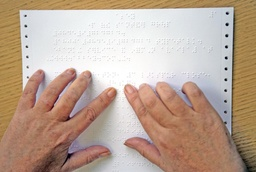
#> input picture images/1.jpg, 256 x 172 px, shrunk from 1200 x 804 before the run
$ jupyter execute BrailleTextTranslator.ipynb   (older library calls are emulated)
#> lines starting #> are read from the running program, lines starting #| are printed output that depends on the picture; after the words box and inside, x2 and y2 are one past the last pixel; in counts of white or black regions, pixels touching at a corner belong together; long printed decimals are rounded
# Braille Text Translator

## 1. Transform original image into binary matrix

### Import initial libraries

[cell 1]
import imageio
import numpy as np
import matplotlib.pyplot as plt

### Add utilitary functions used for the program

[cell 2]
# normalizes image pixels between 0 and 255
def normalize(img):
	imin = np.min(img)
	imax = np.max(img)

	return (((img - imin)/(imax - imin)) * 255).astype(np.float)

def printImage(img):
  plt.figure(figsize=(16,8))
  plt.imshow(mat, cmap="gray", vmin=0, vmax=255)


def printImage2(img):
  plt.figure(figsize=(16,8))
  plt.imshow(mat, cmap="gray")

[cell 3]
# Apply laplacian filter with image I
def LaplacianFilter(I):
  J = np.empty(I.shape, dtype=np.float)
  N, M = I.shape
  for i in range(N):
    for j in range(M):
      if i > 0 and i+1 < N and j > 0 and j+1 < M:
        J[i, j] = I[i-1, j] + I[i+1, j] + I[i, j-1] + I[i, j + 1] + I[i+1, j+1] + I[i-1, j-1] + I[i-1, j+1] + I[i+1, j-1] - 8 * I[i, j]
      else:
        J[i, j] = I[i, j]
  return J

[cell 4]
# applies mean filter to image I
def MeanFilter(I, n):
	m = n//2
	J = np.empty(I.shape, dtype=np.float) # the answer
	N, M = I.shape
	I = np.pad(I, ((m, m), (m, m)), 'symmetric')
	for	i in range(N):
		for j in range(M):
			# copies the matrix to sub
			sub = I[i+m:(i+m+n), j+m:(j+m+n)]
			J[i, j] = np.median(np.ravel(sub)) # get median of the linearized list
	return J

[cell 5]
# Power transformation on the image, to enhance the pixels with least intensity
def gammaCorrection(I):
  J = np.empty(I.shape, dtype=np.float) # the answer
  N, M = I.shape
  for i in range(N):
    for j in range(M):
      J[i, j] = 10 * (I[i, j] ** (0.5))
  return J

### Transforming image

[cell 6]
filename = str(input()).rstrip() # filename of the input image
#> the answer given: images/1.jpg
image = imageio.imread(filename)
#> image is the input picture: shape (172, 256, 3); mean R, G, B 189.8, 167.1, 151.3
matrix = np.array(image, copy=True, dtype=np.float)

N, M, _ = matrix.shape
#> N = 172; M = 256

# Transform RGB to gray scale
for i in range(N):
  for j in range(M):
    matrix[i, j, 0] = matrix[i, j, 0] * 0.2989 + matrix[i, j, 1] * 0.5870 + matrix[i, j, 2] * 0.1140
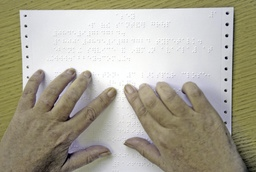
#> matrix: shape (172, 256, 3) float64; mean R, G, B 172.1, 167.1, 151.3

matrix = matrix[:, :, 0:1].squeeze()
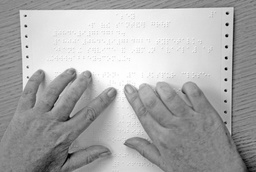
#> matrix: shape (172, 256) float64; min 0.57, max 255, mean 172.1

# Plot original image
mat = matrix.astype(np.uint8)
printImage(mat)

print(np.min(matrix))
#| 0.57
print(np.max(matrix))
#| 254.974

matrix = normalize(matrix)
#> in normalize, `imin = np.min(img)`: imin = 0.57
#> in normalize, `imax = np.max(img)`: imax = 255
mat = matrix.astype(np.uint8)
printImage(mat)

matrix = gammaCorrection(matrix)
#> after the loop in gammaCorrection, `for i in range(N):`:
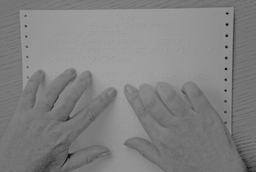
#> J: shape (172, 256) float64; min 0, max 159.7, mean 129.6
# Plot gamma corrected image
mat = matrix.astype(np.uint8)
printImage(mat)

print(np.min(matrix))
#| 0.0
print(np.max(matrix))
#| 159.687

matrix = normalize(matrix)
#> in normalize (call 2), `imin = np.min(img)`: imin = 0
#> in normalize (call 2), `imax = np.max(img)`: imax = 159.7
#> in normalize (call 2), `return (((img - imin)/(imax - imin)) * 255).astype(np.float)`:
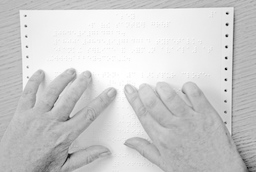
#> returned value: shape (172, 256) float64; min 0, max 255, mean 207
mat = matrix.astype(np.uint8)
printImage(mat)
# Smooth image using mean filter, to reduce noise
matrix = MeanFilter(matrix, 3)
#> in MeanFilter, `I = np.pad(I, ((m, m), (m, m)), 'symmetric')`:
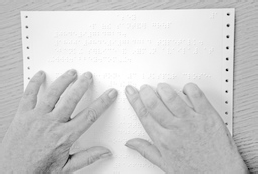
#> I: shape (174, 258) float64; min 0, max 255, mean 206.6
#> after the loop in MeanFilter, `for	i in range(N):`:
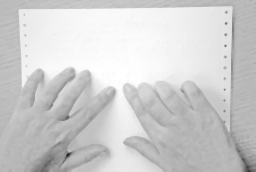
#> J: shape (172, 256) float64; min 39.47, max 255, mean 207.5

print(np.min(matrix))
#| 39.475
print(np.max(matrix))
#| 255.0

# Plot filtered image
mat = matrix.astype(np.uint8)
printImage(mat)


a = np.median(matrix)
#> a = 196.1
# Transform the matrix into binary matrix using thresholding
for i in range(N):
  for j in range(M):
    matrix[i, j] = 0 if matrix[i, j] < a else 1
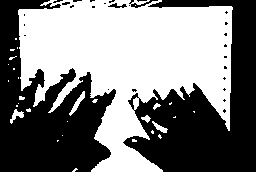
#> matrix: shape (172, 256) float64; values 0 (black) and 1 (white), 50% white; 29 black regions (25 under 20 px), largest, box (x1, y1, x2, y2) and area: (123, 0, 256, 172) 11202, (0, 0, 116, 172) 10523, (129, 0, 158, 8) 70, (108, 3, 127, 8) 47


# Plot segmented image
mat = matrix.astype(np.uint8)
printImage2(mat)

$ run again, on images/3.jpg
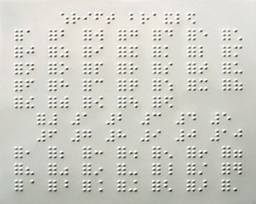
#> input picture images/3.jpg, 256 x 204 px, shrunk from 310 x 247 before the run
#> image is the input picture: shape (204, 256, 3); mean R, G, B 206.7, 206.4, 199.1
#| 24.1286
#| 254.974
#> imin = 24.13
#> imax = 255
#| 0.0
#| 159.687
#> after the loop in MeanFilter, `for	i in range(N):`:
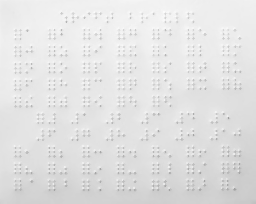
#> J: shape (204, 256) float64; min 159.1, max 251.5, mean 226.9
#| 159.112
#| 251.513
#> a = 228.3
#> after the loop `for i in range(N):`:
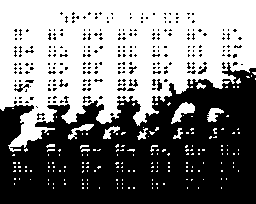
#> matrix: shape (204, 256) float64; values 0 (black) and 1 (white), 50% white; 255 black regions (244 under 20 px), largest, box (x1, y1, x2, y2) and area: (0, 62, 256, 204) 24332, (14, 84, 29, 92) 48, (157, 79, 162, 91) 39
